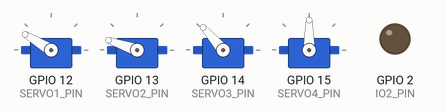
The sketch below on a simulated ESP32. On the bench: 4 × servo, output pins drawn as LEDs (lit = HIGH).

Above: at 0.05 s.
At 0.8 s:
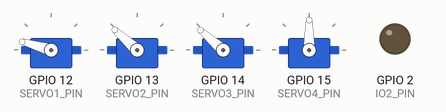
At 1.15 s:
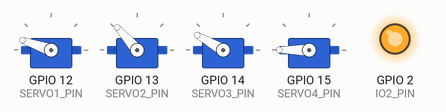
At 1.55 s:
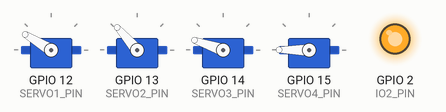
At 2.3 s:
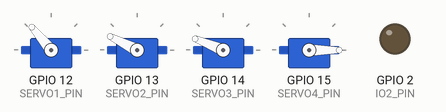
At 3.1 s:
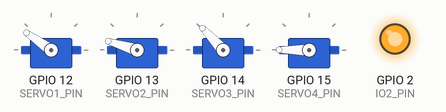
Timing chart, 0 to 7.2 s (numbered marks = the images above):
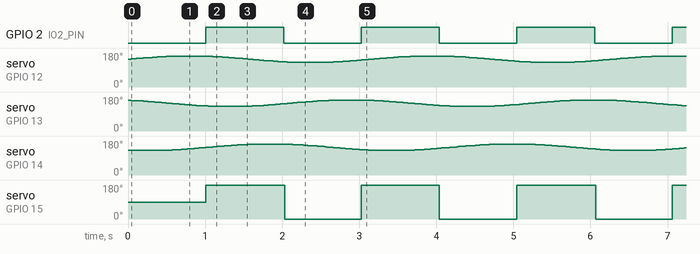

Measured:
- by itself, GPIO 2 (IO2_PIN): alternates HIGH for 1.0 s and LOW for 1.0 s
- by itself, servo on GPIO 15 (SERVO4_PIN): alternates 180° for 1.0 s and 0° for 0.99 s

The sketch:

Servo_test_esp.ino
```cpp
#include <ESP32Servo.h>
#include <math.h>

Servo servo1;
Servo servo2;
Servo servo3;
Servo servo4;

const int SERVO1_PIN = 12;
const int SERVO2_PIN = 13;
const int SERVO3_PIN = 14;
const int SERVO4_PIN = 15;
const int IO2_PIN = 2;

const int BIG_MIN_POS = 130;
const int BIG_MAX_POS = 165;

unsigned long lastServo4 = 0;
bool servo4Position = false;

unsigned long lastIO2Toggle = 0;
bool io2State = LOW;

const float SWEEP_SPEED = 0.002;

void setup() {

  pinMode(IO2_PIN, OUTPUT);

  ESP32PWM::allocateTimer(0);
  ESP32PWM::allocateTimer(1);
  ESP32PWM::allocateTimer(2);
  ESP32PWM::allocateTimer(3);

  servo1.setPeriodHertz(50);
  servo2.setPeriodHertz(50);
  servo3.setPeriodHertz(50);
  servo4.setPeriodHertz(50);

  servo1.attach(SERVO1_PIN, 500, 2500);
  servo2.attach(SERVO2_PIN, 500, 2500);
  servo3.attach(SERVO3_PIN, 500, 2500);

  servo4.attach(SERVO4_PIN, 500, 2500);
}

void loop() {
  unsigned long currentMillis = millis();

  float centerPos = (BIG_MIN_POS + BIG_MAX_POS) / 2.0;
  float amplitude = (BIG_MAX_POS - BIG_MIN_POS) / 2.0;

  float timeFactor = currentMillis * SWEEP_SPEED;

  int pos1 = centerPos + (amplitude * sin(timeFactor));

  int pos2 = centerPos + (amplitude * sin(timeFactor + 2.094));

  int pos3 = centerPos + (amplitude * sin(timeFactor + 4.189));

  servo1.write(pos1);
  servo2.write(pos2);
  servo3.write(pos3);

  if (currentMillis - lastServo4 >= 1000) {
    lastServo4 = currentMillis;
    servo4Position = !servo4Position;

    if (servo4Position) {
      servo4.write(180);
    } else {
      servo4.write(0);
    }
  }

  if (currentMillis - lastIO2Toggle >= 1000) {
    lastIO2Toggle = currentMillis;
    io2State = !io2State;
    digitalWrite(IO2_PIN, io2State);
  }

  delay(15);
}
```
